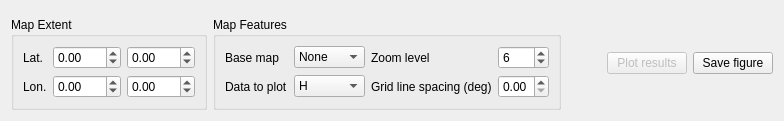
      <widget class="QWidget" name="tab_3">
       <attribute name="title">
        <string>H-k Maps</string>
       </attribute>
       <layout class="QVBoxLayout" name="verticalLayout_26">
        <item>
         <layout class="QVBoxLayout" name="verticalLayout_13">
          <item>
           <widget class="MatplotlibWidget" name="mplwidget_6" native="true">
            <property name="sizePolicy">
             <sizepolicy hsizetype="Expanding" vsizetype="Expanding">
              <horstretch>0</horstretch>
              <verstretch>0</verstretch>
             </sizepolicy>
            </property>
            <property name="minimumSize">
             <size>
              <width>0</width>
              <height>0</height>
             </size>
            </property>
           </widget>
          </item>
          <item>
           <layout class="QHBoxLayout" name="horizontalLayout_22">
            <item>
             <widget class="QGroupBox" name="groupBox_8">
              <property name="title">
               <string>Map Extent</string>
              </property>
              <layout class="QVBoxLayout" name="verticalLayout_14">
               <item>
                <layout class="QGridLayout" name="gridLayout_9">
                 <item row="0" column="2">
                  <widget class="QDoubleSpinBox" name="doubleSpinBox_33">
                   <property name="minimum">
                    <double>-90.000000000000000</double>
                   </property>
                   <property name="maximum">
                    <double>90.000000000000000</double>
                   </property>
                   <property name="singleStep">
                    <double>0.010000000000000</double>
                   </property>
                  </widget>
                 </item>
                 <item row="0" column="1">
                  <widget class="QDoubleSpinBox" name="doubleSpinBox_34">
                   <property name="minimum">
                    <double>-90.000000000000000</double>
                   </property>
                   <property name="maximum">
                    <double>90.000000000000000</double>
                   </property>
                   <property name="singleStep">
                    <double>0.010000000000000</double>
                   </property>
                  </widget>
                 </item>
                 <item row="1" column="1">
                  <widget class="QDoubleSpinBox" name="doubleSpinBox_35">
                   <property name="minimum">
                    <double>-180.000000000000000</double>
                   </property>
                   <property name="maximum">
                    <double>180.000000000000000</double>
                   </property>
                   <property name="singleStep">
                    <double>0.010000000000000</double>
                   </property>
                  </widget>
                 </item>
                 <item row="1" column="2">
                  <widget class="QDoubleSpinBox" name="doubleSpinBox_36">
                   <property name="minimum">
                    <double>-180.000000000000000</double>
                   </property>
                   <property name="maximum">
                    <double>180.000000000000000</double>
                   </property>
                  </widget>
                 </item>
                 <item row="0" column="0">
                  <widget class="QLabel" name="label_40">
                   <property name="text">
                    <string>Lat.</string>
                   </property>
                  </widget>
                 </item>
                 <item row="1" column="0">
                  <widget class="QLabel" name="label_41">
                   <property name="text">
                    <string>Lon.</string>
                   </property>
                  </widget>
                 </item>
                </layout>
               </item>
              </layout>
             </widget>
            </item>
            <item>
             <widget class="QGroupBox" name="groupBox_12">
              <property name="title">
               <string>Map Features</string>
              </property>
              <layout class="QVBoxLayout" name="verticalLayout_25">
               <item>
                <layout class="QGridLayout" name="gridLayout_11">
                 <item row="0" column="2">
                  <widget class="QLabel" name="label_44">
                   <property name="text">
                    <string>Zoom level</string>
                   </property>
                  </widget>
                 </item>
                 <item row="0" column="3">
                  <widget class="QSpinBox" name="spinBox_8">
                   <property name="maximum">
                    <number>12</number>
                   </property>
                   <property name="value">
                    <number>6</number>
                   </property>
                  </widget>
                 </item>
                 <item row="0" column="0">
                  <widget class="QLabel" name="label_45">
                   <property name="text">
                    <string>Base map</string>
                   </property>
                  </widget>
                 </item>
                 <item row="0" column="1">
                  <widget class="QComboBox" name="comboBox_7">
                   <item>
                    <property name="text">
                     <string>None</string>
                    </property>
                   </item>
                   <item>
                    <property name="text">
                     <string>Stamen</string>
                    </property>
                   </item>
                  </widget>
                 </item>
                 <item row="1" column="2">
                  <widget class="QLabel" name="label_10">
                   <property name="text">
                    <string>Grid line spacing (deg)</string>
                   </property>
                  </widget>
                 </item>
                 <item row="1" column="3">
                  <widget class="QDoubleSpinBox" name="doubleSpinBox_38">
                   <property name="maximum">
                    <double>5.000000000000000</double>
                   </property>
                   <property name="singleStep">
                    <double>0.100000000000000</double>
                   </property>
                  </widget>
                 </item>
                 <item row="1" column="1">
                  <widget class="QComboBox" name="comboBox_5">
                   <item>
                    <property name="text">
                     <string>H</string>
                    </property>
                   </item>
                   <item>
                    <property name="text">
                     <string>k</string>
                    </property>
                   </item>
                  </widget>
                 </item>
                 <item row="1" column="0">
                  <widget class="QLabel" name="label_11">
                   <property name="text">
                    <string>Data to plot</string>
                   </property>
                  </widget>
                 </item>
                </layout>
               </item>
              </layout>
             </widget>
            </item>
            <item>
             <spacer name="horizontalSpacer_11">
              <property name="orientation">
               <enum>Qt::Horizontal</enum>
              </property>
              <property name="sizeHint" stdset="0">
               <size>
                <width>40</width>
                <height>20</height>
               </size>
              </property>
             </spacer>
            </item>
            <item>
             <widget class="QPushButton" name="pushButton_18">
              <property name="enabled">
               <bool>false</bool>
              </property>
              <property name="text">
               <string>Plot results</string>
              </property>
             </widget>
            </item>
            <item>
             <widget class="QPushButton" name="pushButton_20">
              <property name="text">
               <string>Save figure</string>
              </property>
             </widget>
            </item>
           </layout>
          </item>
         </layout>
        </item>
       </layout>
      </widget>
